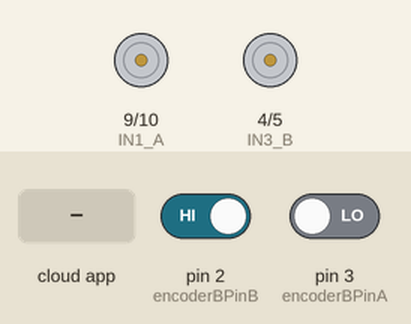
This sketch was run on a simulated Arduino Uno, built with avr-gcc and run on an emulated ATmega328P. On the bench: motor-driver pin pairs drawn as motors (green arrow = first pin HIGH = forward, orange = second pin HIGH = backward, longer = more drive, scaled by the enable pin). The inputs (shaded band) are chosen by the test bench; at power-on: pin 2 (encoderBPinB) HIGH, pin 3 (encoderBPinA) LOW. The ROS host is connected and sends only what is stated.

Above: at 1.2 s.
1.3 s: the phone or cloud app sets linear.x to -100
At 2.0 s:
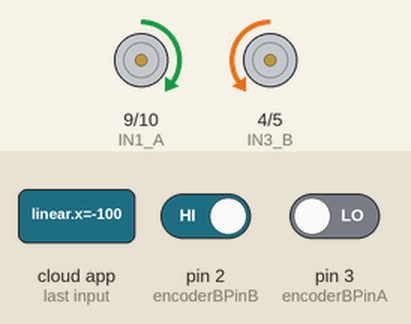
2.8 s: the phone or cloud app sets linear.x to 0
At 3.1 s:
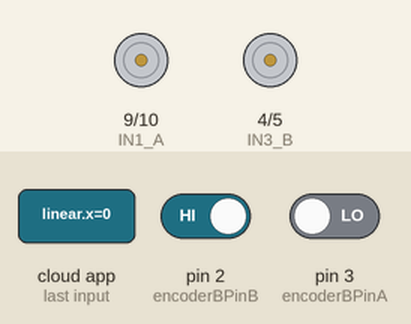
4.3 s: the phone or cloud app sets linear.x to 100
At 5.5 s:
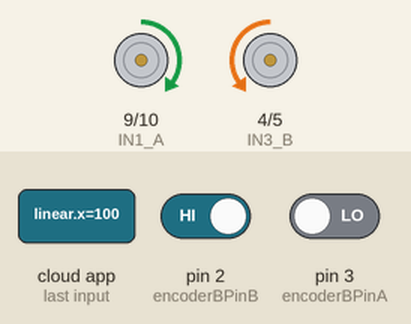
Timing chart, 0 to 7.3 s (numbered marks = the images above; inputs shaded):
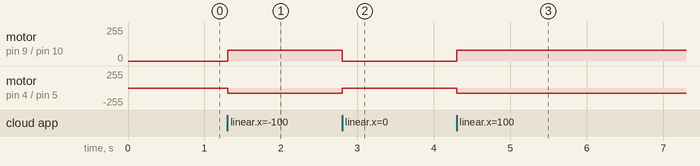

Measured:
- after the input at 1.3 s, motor on pin 9 (IN1_A) / pin 10 (IN2_A): stopped → forward 80/255 at once; motor on pin 4 (IN3_B) / pin 5 (IN4_B): stopped → backward 80/255 at once
- after the input at 2.8 s, motor on pin 9 (IN1_A) / pin 10 (IN2_A): forward 80/255 → stopped at once; motor on pin 4 (IN3_B) / pin 5 (IN4_B): backward 80/255 → stopped at once
- after the input at 4.3 s, motor on pin 9 (IN1_A) / pin 10 (IN2_A): stopped → forward 80/255 at once; motor on pin 4 (IN3_B) / pin 5 (IN4_B): stopped → backward 80/255 at once

The sketch:

waypoint_traking_test.ino
```cpp
//ros
#include <Arduino.h>
#include <ros.h>
#include <geometry_msgs/Twist.h>

ros::NodeHandle  nh;
geometry_msgs::Twist encoder_msg;
ros::Publisher pub_encoder("encoder_pulse", &encoder_msg);

//R-MOTOR
#define ENABLE_A  11
#define IN1_A     9
#define IN2_A     10

//L-MOTOR
#define ENABLE_B  6
#define IN3_B     4
#define IN4_B     5

//R-ENCODER
#define encoderAPinA 8
#define encoderAPinB 7

//L-ENCODER
#define encoderBPinA 3
#define encoderBPinB 2

#define rad(x) (x*3.141592)/180.0
#define WHEEL_DIAMETER 115
#define PULSE_PER_CYCLE 76
#define MOTOR_ENCODER_GEAR_RATIO 12
#define DISTANCE_CENTER_TO_WHEEL 240
float VELOCITY= 80;


// 좌표 => 거리 => encoder
// 속력 => pwm

float encoderAPos = 0;
float encoderBPos = 0;

struct GPS_points
{
  float x;
  float y;
};

float Point_Distance_By_Harversine_Formula(struct GPS_points pt1, struct GPS_points pt2)
{
  int radius = 6371;

  float Latitude_dist = rad( (pt2.y - pt1.y) ); // 위도차
  float Longitude_dist = rad( (pt2.x - pt1.x) ); // 경도차

  pt1.y = rad(pt1.y);
  pt2.y = rad(pt2.y);
  float a = sin(Latitude_dist/2) * sin(Latitude_dist/2) + sin(Longitude_dist/2) * sin(Longitude_dist/2) * cos(pt1.y) * cos(pt2.y);
  float c = 2 * atan2f(sqrtf(a), sqrtf(1 - a));
  float Point_Distance = radius * c; // killo meter

  Point_Distance *= 1000; //meter
  Point_Distance *= 1000; //milli meter

  return Point_Distance;
}
/*
double Calculate_Angle_to_Distance (double angle_for_turn)
{
  double distance_per_angle = DISTANCE_CENTER_TO_WHEEL * rad(angle_for_turn);

  return distance_per_angle;
}
*/
float Calculate_Distance_to_Tick(float Distance_in_Case)
{
  float distance_per_cycle = WHEEL_DIAMETER * 3.141592;
  float number_of_tick = PULSE_PER_CYCLE * MOTOR_ENCODER_GEAR_RATIO;
  float distance_to_tick = (Distance_in_Case * number_of_tick) / distance_per_cycle;

  return distance_to_tick;
}

void Motor_Forward ()
{
  digitalWrite(IN1_A, HIGH);
  digitalWrite(IN2_A, LOW);

  digitalWrite(IN3_B, LOW);
  digitalWrite(IN4_B, HIGH);
}

void Motor_Backward ()
{
  digitalWrite(IN1_A, LOW);
  digitalWrite(IN2_A, HIGH);

  digitalWrite(IN3_B, HIGH);
  digitalWrite(IN4_B, LOW);
}

void Motor_Rightward ()
{
  digitalWrite(IN1_A, LOW);
  digitalWrite(IN2_A, HIGH);

  digitalWrite(IN3_B, LOW);
  digitalWrite(IN4_B, HIGH);
}

void Motor_Leftward ()
{
  digitalWrite(IN1_A, HIGH);
  digitalWrite(IN2_A, LOW);

  digitalWrite(IN3_B, HIGH);
  digitalWrite(IN4_B, LOW);
}

void MOTOR (const geometry_msgs::Twist& msg)
{
  float move_distance = 0;
  float move_tick = 0;

  struct GPS_points passing_pt; // 현재 좌표
  struct GPS_points following_pt; // 목표 좌표

  passing_pt.x = msg.angular.x;
  passing_pt.y = msg.angular.y;
  following_pt.x = msg.linear.x;
  following_pt.y = msg.linear.y;

  // move_distance = (imu_angle >= -5 && imu_angle <= 5) ? Point_Distance_By_Harversine_Formula( passing_pt, following_pt ) : Calculate_Angle_to_Distance (imu_angle);
  move_distance = Point_Distance_By_Harversine_Formula( passing_pt, following_pt );
  move_tick = Calculate_Distance_to_Tick( move_distance );

  encoder_msg.linear.x = move_tick;
  encoder_msg.linear.y = move_distance;

  if(encoder_msg.angular.z < move_tick)
  {
    Motor_Forward ();

    analogWrite(ENABLE_A, VELOCITY);
    analogWrite(ENABLE_B, VELOCITY);
  }

  else
  {
    analogWrite(ENABLE_A, 0);
    analogWrite(ENABLE_B, 0);
    //encoderAPos = 0;
   // encoderBPos = 0;
  }
}

ros::Subscriber<geometry_msgs::Twist> sub("cmd_vel", &MOTOR);

void setup()
{
  //R-MOTOR
  pinMode(IN1_A, OUTPUT); // 방향1
  pinMode(IN2_A, OUTPUT); // 방향2
  pinMode(ENABLE_A, OUTPUT); // 속도

  //L-MOTOR
  pinMode(IN3_B, OUTPUT); // 방향3
  pinMode(IN4_B, OUTPUT); // 방향4
  pinMode(ENABLE_B, OUTPUT); // 속도

  //R-ENCODER
  pinMode(encoderAPinA, INPUT);
  pinMode(encoderAPinB, INPUT);
  attachInterrupt(4, doEncoderAA, CHANGE); // encoder pin on interrupt 4 (pin 4)
  attachInterrupt(3, doEncoderAB, CHANGE); // encoder pin on interrupt 3 (pin 3)

  //L-ENCODER
  pinMode(encoderBPinA, INPUT);
  pinMode(encoderBPinB, INPUT);
  attachInterrupt(0, doEncoderBA, CHANGE); // encoder pin on interrupt 0 (pin 0)
  attachInterrupt(1, doEncoderBB, CHANGE); // encoder pin on interrupt 1 (pin 1)

  nh.initNode();
  nh.subscribe(sub);
  nh.advertise(pub_encoder);
}

void loop()
{
  int average_encoder = 0;

  encoder_msg.angular.x = encoderAPos;
  encoder_msg.angular.y = encoderBPos;
  average_encoder = ( encoderAPos + encoderBPos ) / 2;
  encoder_msg.angular.z = average_encoder;

  pub_encoder.publish(&encoder_msg);
  nh.spinOnce();
  delay(1);
}

void doEncoderAA()
{
  if (digitalRead(encoderAPinA) == HIGH) // look for a low-to-high on channel A
  {
    if (digitalRead(encoderAPinB) == LOW) // check channel B to see which way encoder is turning
      encoderAPos++ ;

    else
      encoderAPos-- ;
  }

  else   // must be a high-to-low edge on channel A
  {
    if (digitalRead(encoderAPinB) == HIGH) // check channel B to see which way encoder is turning
      encoderAPos++ ;

    else
      encoderAPos-- ;
  }
}

void doEncoderAB()
{
  if (digitalRead(encoderAPinB) == HIGH) // look for a low-to-high on channel B
  {
    if (digitalRead(encoderAPinA) == HIGH) // check channel A to see which way encoder is turning
      encoderAPos++ ;

    else
      encoderAPos-- ;
  }

  else // Look for a high-to-low on channel B
  {
    if (digitalRead(encoderAPinA) == LOW) // check channel B to see which way encoder is turning
      encoderAPos++ ;

    else
      encoderAPos-- ;
  }
}

void doEncoderBA()
{

  if (digitalRead(encoderBPinA) == HIGH) // look for a low-to-high on channel A
  {
    if (digitalRead(encoderBPinB) == LOW) // check channel B to see which way encoder is turning
      encoderBPos++ ;

    else
      encoderBPos-- ;

  }

  else // must be a high-to-low edge on channel A
  {

    if (digitalRead(encoderBPinB) == HIGH) // check channel B to see which way encoder is turning
      encoderBPos++ ;

    else
      encoderBPos-- ;
  }
}

void doEncoderBB()
{

  if (digitalRead(encoderBPinB) == HIGH) // look for a low-to-high on channel B
  {
    if (digitalRead(encoderBPinA) == HIGH) // check channel A to see which way encoder is turning
      encoderBPos++ ;

    else
      encoderBPos-- ;

  }

  else // Look for a high-to-low on channel B
  {

    if (digitalRead(encoderBPinA) == LOW) // check channel B to see which way encoder is turning
      encoderBPos ++ ;

    else
      encoderBPos-- ;
  }
}
```
